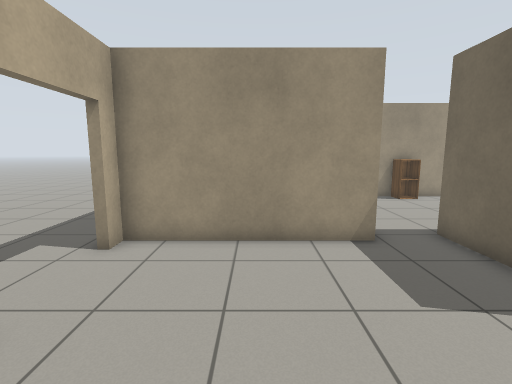
[1] (above)

16 first-person views from a walk through a world built for the Gazebo simulator. The camera is 1.2 m above the floor, tilts 8° down and sees 85° across. The floor is counted in squares, 0.5 m on a side. Each view is taken from the middle of a square. On the plan, view 1 faces up. The plan holds only what a view shows up to about 17 squares ahead; the rest is blank. Robots are left out. Simple patterns stand in for the simulator's built-in surfaces.

[2]
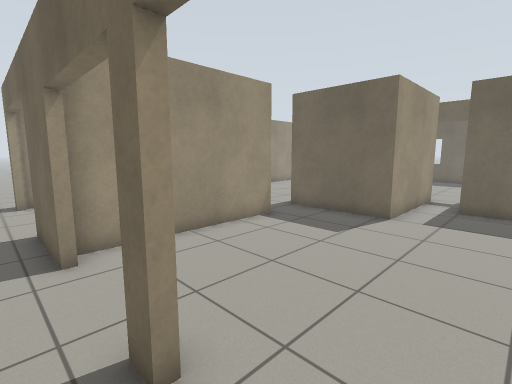

[3]
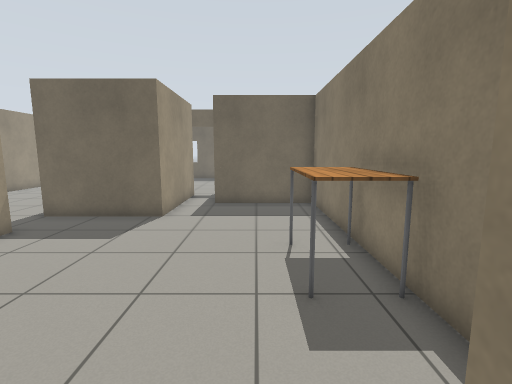

[4]
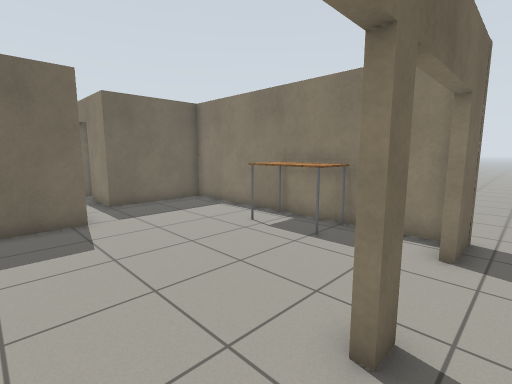

[5]
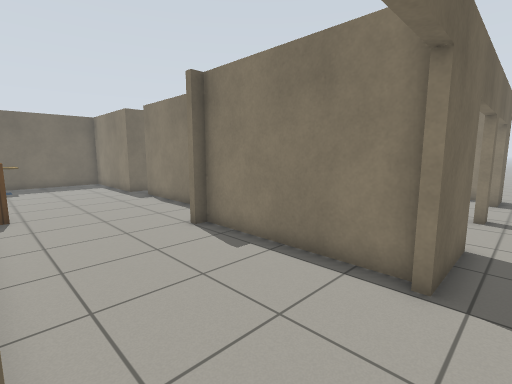

[6]
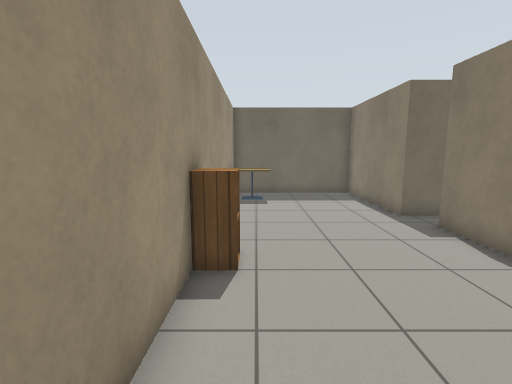

[7]
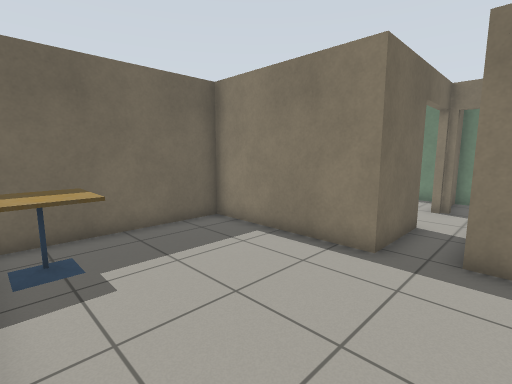

[8]
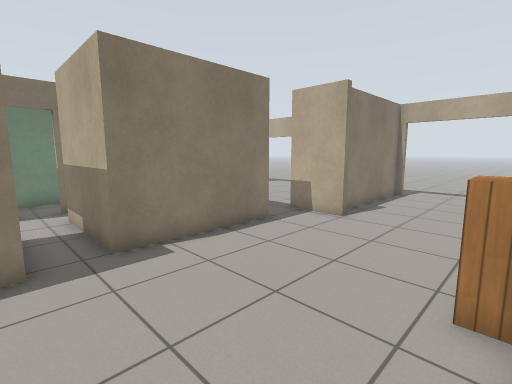

[9]
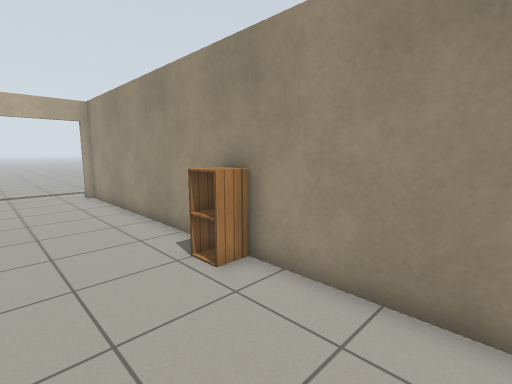

[10]
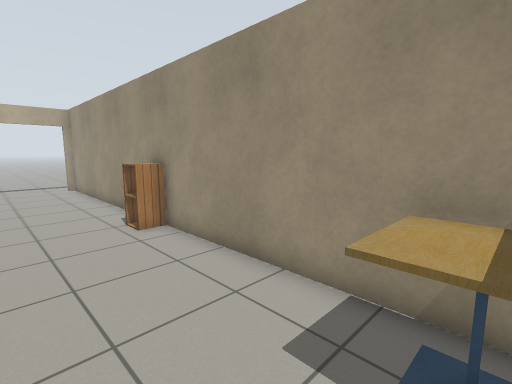

[11]
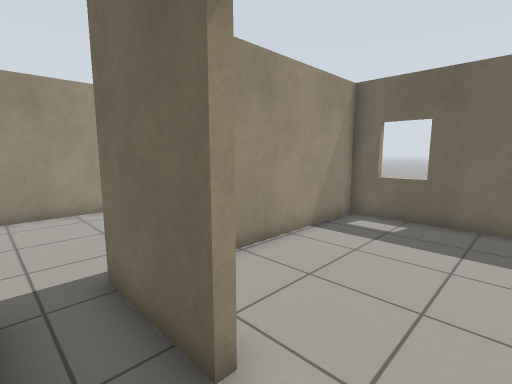

[12]
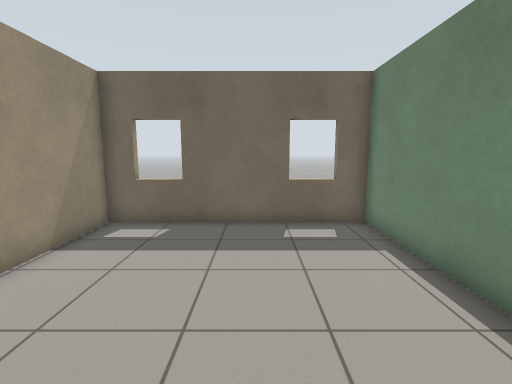

[13]
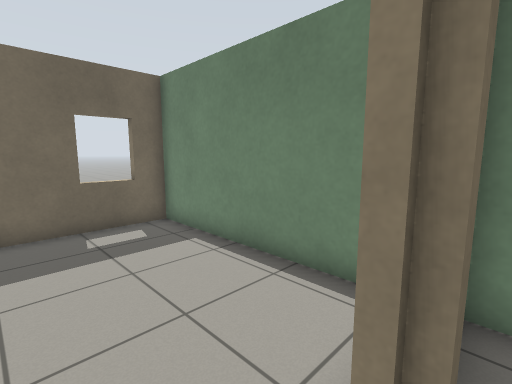

[14]
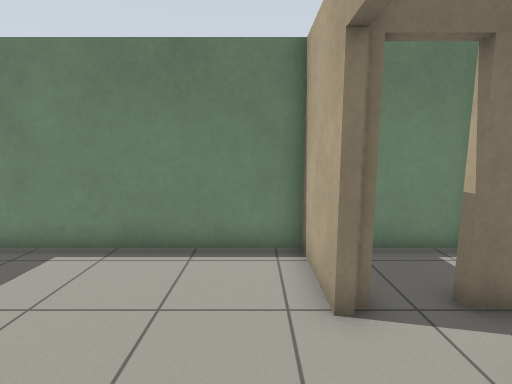

[15]
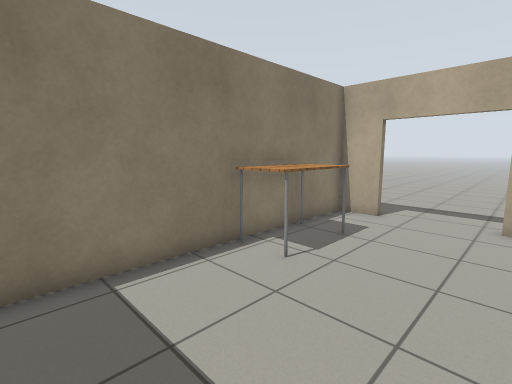

[16]
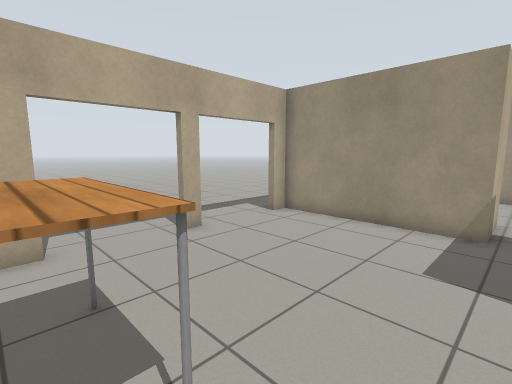

### Floor plan
Points are (right, up) in squares from view 1. A wall is a line through its corners. A room is listed if a view was taken in it or the views show most of it. See-through windows are left out.
Room 1 (views 1, 11, 15, 16)
walls: (3.3, 7.4) (-3.7, 7.4) (-3.7, 6.6); (-3.7, 3.1) (-3.7, 2.4); (-3.7, -1) (-3.7, -2.7) (8.2, -2.7) (8.2, 2) (10.8, 2); (10.9, 3.5) (5.4, 3.5) (5.4, 8)
ways out: open door at (-4, 2.5) to room 2; opening at (4.5, 8) to room 3; opening at (12, 3) to room 3; open door at (11.5, 2) to room 5
objects: table (-1, -2) to (2, -1)
Room 2 (views 2, 3, 4, 5)
walls: (-4, 15) (-4, 15.6); (-4, 6.6) (-4, 9.9); (-4, 2.4) (-4, 3.1); (-4, -3.1) (-4, -1)
ways out: open door at (-4, 2.5) to room 1; open door at (-4, 12.5) to room 3; opening at (-5, -3)
Room 3 (views 6, 7, 8, 9, 10, 12, 13)
walls: (5.4, 8) (10.9, 8) (10.9, 3.5); (15.4, 15.3) (-3.8, 15.3); (12.5, 5.1) (12.5, 8.4) (18.7, 8.4) (18.7, 15.3) (17.6, 15.3); (12.1, 2) (12.6, 2); (-3.7, 9.9) (-3.7, 9.4) (3, 9.4) (3, 9.8) (3.3, 9.8) (3.3, 7.4)
ways out: opening at (4.5, 8) to room 1; opening at (12, 3) to room 1; open door at (-4, 12.5) to room 2; open door at (13, 4) to room 4
objects: cabinet (8, 15); cafe table (16, 14) to (17, 15)
Room 4 (view 14)
walls: (12.8, 2.2) (12.8, -0.8) (21.4, -0.8) (21.4, 8.1) (15.4, 8.1)
ways out: open door at (13, 4) to room 3
Room 5 (no view inside)
walls: (8.9, -0.8) (12.5, -0.8) (12.5, 0)
ways out: open door at (11.5, 2) to room 1

Positions as (right, up) in squares from view 1, and headings:
1: (0, 0), facing up
2: (-5, 0), facing up-right
3: (-5, 0), facing right
4: (-5, 6), facing down-right
5: (-5, 15), facing down-right
6: (2, 14), facing right
7: (10, 15), facing down-right
8: (13, 15), facing down-left
9: (13, 11), facing up-left
10: (17, 11), facing up-left
11: (11, 3), facing up-right
12: (12, 3), facing right
13: (12, 4), facing down-right
14: (14, 6), facing down
15: (7, 3), facing down-left
16: (4, -2), facing up-left
